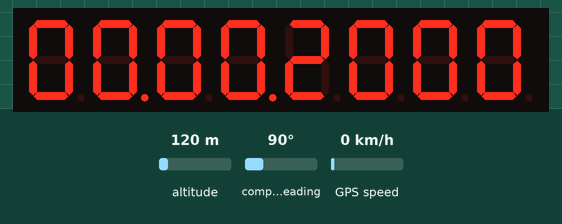
Recording of a sketch running on a simulated Arduino Uno, built with avr-gcc and run on an emulated ATmega328P. Shown: 8-digit seven-segment display. The test bench sets the inputs (shaded band); at power-on: altitude 120 m, compass heading 90°, GPS speed 0 km/h. The GPS gets a fix after 3 s at 37.7749, -122.4194 with 8 satellites.

Above: at 0.6 s.
At 4.1 s:
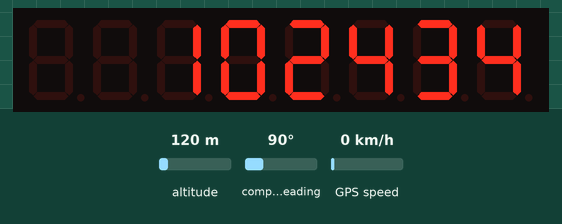
At 7.6 s:
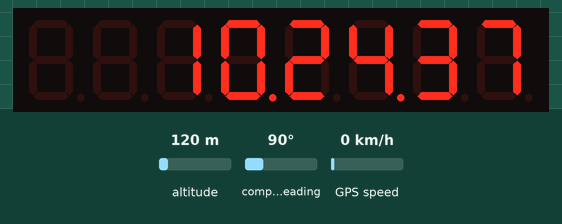
At 15.1 s:
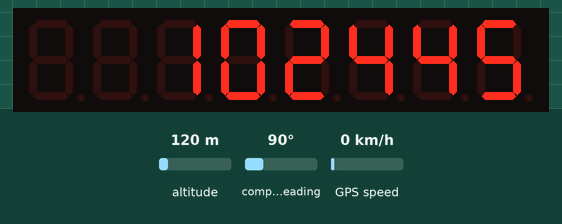
At 22.6 s:
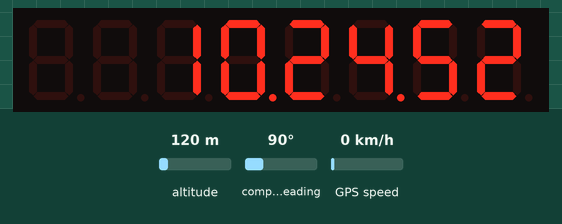
At 30.1 s:
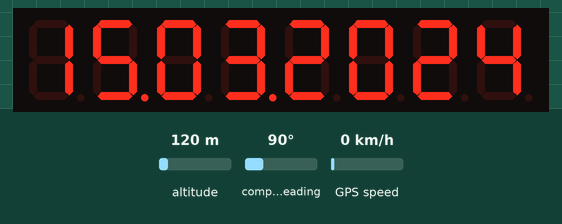

The sketch:

GPS_Clock.ino
```cpp
// Include our libraries
#include "Adafruit_GPS.h"
#include "SoftwareSerial.h"
#include "LedControl.h"

// define the pins used
const int TX = 4;
const int RX = 3;
const int Data_Pin = 5;
const int CS_Pin = 6;
const int CLK_Pin = 7;

// timer for tick dots
unsigned long Tick_Timer;

// tick status
bool tick = false;

// timezone offset
int Hour_Offset = 1;

// create instances of our library objects
SoftwareSerial mySerial(TX, RX);
Adafruit_GPS GPS(&mySerial);
LedControl Seven_Seg_Display = LedControl(Data_Pin, CLK_Pin, CS_Pin, 1);


// #=#=#=#=#=#=#=#=#=#=#=#=#=#=#=#=#=#=#=#=#=#=#=#=#=#=#=#=#=#=#=#=
// #=#=#=#=#=#=#=#=#=#=#=#=#=#=#=#=#=#=#=#=#=#=#=#=#=#=#=#=#=#=#=#=
void setup()
{
    // begin comms
    Serial.begin(115200);
    GPS.begin(9600);

    // initialise display
    Seven_Seg_Display.shutdown(0, false);
    Seven_Seg_Display.setIntensity(0, 5);

    // initialise tick timer
    Tick_Timer = millis();
}


// #=#=#=#=#=#=#=#=#=#=#=#=#=#=#=#=#=#=#=#=#=#=#=#=#=#=#=#=#=#=#=#=
// #=#=#=#=#=#=#=#=#=#=#=#=#=#=#=#=#=#=#=#=#=#=#=#=#=#=#=#=#=#=#=#=
void Display_Time()
{
    // display the seconds
    if (GPS.seconds < 10)
    {
        Seven_Seg_Display.setDigit(0, 0, GPS.seconds, false);
        Seven_Seg_Display.setDigit(0, 1, 0, false);
    }
    else
    {
        int Current_Seconds = GPS.seconds;
        Seven_Seg_Display.setDigit(0, 0, Current_Seconds % 10, false);
        Current_Seconds = Current_Seconds / 10;
        Seven_Seg_Display.setDigit(0, 1, Current_Seconds, false);
    }

    // display the minutes
    if (GPS.minute < 10)
    {
        Seven_Seg_Display.setDigit(0, 2, GPS.minute, tick);
        Seven_Seg_Display.setDigit(0, 3, 0, false);
    }
    else
    {
        int Current_Minutes = GPS.minute;
        Seven_Seg_Display.setDigit(0, 2, Current_Minutes % 10, tick);
        Current_Minutes = Current_Minutes / 10;
        Seven_Seg_Display.setDigit(0, 3, Current_Minutes, false);
    }

    // Add hour offset to convert from UTC to local time
    int hours = GPS.hour + Hour_Offset;
    // Handle when UTC + offset is a negative or > 23 value.
    if (hours < 0)
    {
        hours = 24 + hours;
    }
    if (hours > 23)
    {
        hours = 24 - hours;
    }
    // display the hours
    if (GPS.hour < 10)
    {
        Seven_Seg_Display.setDigit(0, 4, GPS.hour, tick);
        Seven_Seg_Display.setDigit(0, 5, 0, false);
    }
    else
    {
        int Current_Hours = GPS.hour;
        Seven_Seg_Display.setDigit(0, 4, Current_Hours % 10, tick);
        Current_Hours = Current_Hours / 10;
        Seven_Seg_Display.setDigit(0, 5, Current_Hours, false);
    }
    Seven_Seg_Display.setChar(0, 6, ' ', false);
    Seven_Seg_Display.setChar(0, 7, ' ', false);
}


// #=#=#=#=#=#=#=#=#=#=#=#=#=#=#=#=#=#=#=#=#=#=#=#=#=#=#=#=#=#=#=#=
// #=#=#=#=#=#=#=#=#=#=#=#=#=#=#=#=#=#=#=#=#=#=#=#=#=#=#=#=#=#=#=#=
void Display_Date()
{
    // display the year
    if (GPS.year < 10)
    {
        Seven_Seg_Display.setDigit(0, 0, GPS.year, false);
        Seven_Seg_Display.setDigit(0, 1, 0, false);
    }
    else
    {
        int Current_Year = GPS.year;
        Seven_Seg_Display.setDigit(0, 0, Current_Year % 10, false);
        Current_Year = Current_Year / 10;
        Seven_Seg_Display.setDigit(0, 1, Current_Year, false);
    }
    // print leading '20' of year
    Seven_Seg_Display.setDigit(0, 2, 0, false);
    Seven_Seg_Display.setDigit(0, 3, 2, false);

    // display the month
    if (GPS.month < 10)
    {
        Seven_Seg_Display.setDigit(0, 4, GPS.month, true);
        Seven_Seg_Display.setDigit(0, 5, 0, false);
    }
    else
    {
        int Current_Month = GPS.month;
        Seven_Seg_Display.setDigit(0, 5, Current_Month % 10, true);
        Current_Month = Current_Month / 10;
        Seven_Seg_Display.setDigit(0, 5, Current_Month, false);
    }

    // display the day
    if (GPS.day < 10)
    {
        Seven_Seg_Display.setDigit(0, 6, GPS.day, true);
        Seven_Seg_Display.setDigit(0, 7, 0, false);
    }
    else
    {
        int Current_Day = GPS.day;
        Seven_Seg_Display.setDigit(0, 6, Current_Day % 10, true);
        Current_Day = Current_Day / 10;
        Seven_Seg_Display.setDigit(0, 7, Current_Day, false);
    }
}


// #=#=#=#=#=#=#=#=#=#=#=#=#=#=#=#=#=#=#=#=#=#=#=#=#=#=#=#=#=#=#=#=
// #=#=#=#=#=#=#=#=#=#=#=#=#=#=#=#=#=#=#=#=#=#=#=#=#=#=#=#=#=#=#=#=
void Update_Display()
{
    // boolean - time or date to be shown?
    bool Time_Or_Date = GPS.seconds % 30;

    // show time or date
    switch (Time_Or_Date)
    {
        case 0:
            Display_Date();
            break;
        case 1:
            Display_Time();
            break;
    }
}


// #=#=#=#=#=#=#=#=#=#=#=#=#=#=#=#=#=#=#=#=#=#=#=#=#=#=#=#=#=#=#=#=
// #=#=#=#=#=#=#=#=#=#=#=#=#=#=#=#=#=#=#=#=#=#=#=#=#=#=#=#=#=#=#=#=
void loop()
{
    // tell the GPS to get some data
    GPS.read();

    // Check if anything received
    if (GPS.newNMEAreceived())
    {

        // parse the NMEA sentences and return if not valid
        if (!GPS.parse(GPS.lastNMEA()))
            return;
    }

    // every half a second....
    if (millis() - Tick_Timer > 500)
    {
        // store the current millis value
        Tick_Timer = millis();
        // toggle the tick status
        tick = !tick;
        // update the display
        Update_Display();
    }

}
```

Measured:
- what the display in image 0 shows lasts 0.5 s, from 0.5 s to 1.0 s
- what the display in image 5 shows lasts 1.0 s, from 30.1 s to 31.1 s
